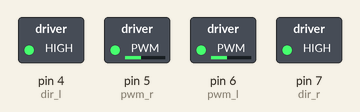
This sketch was run on a simulated Arduino Uno, built with avr-gcc and run on an emulated ATmega328P. Parts: switched loads named in the sketch (green lamp = pin HIGH).

Above: at 0.1 s.
Timing chart, 0 to 1.6 s (numbered marks = the images above):
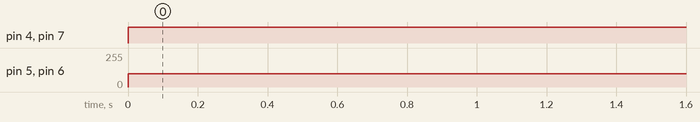

Measured:
- by itself, pin 4 (dir_l), pin 7 (dir_r): LOW → HIGH at 0.00 s
- by itself, pin 5 (pwm_r), pin 6 (pwm_l): 0/255 → 100/255 at 0.00 s

The sketch:

MotorTest.ino
```cpp
int dir_l = 4;
int dir_r = 7;
int pwm_l = 6;
int pwm_r = 5;

void setup() {
  // put your setup code here, to run once:
  pinMode(dir_l, OUTPUT);
  pinMode(dir_r, OUTPUT);
  pinMode(pwm_l, OUTPUT);
  pinMode(pwm_r, OUTPUT);
}

void loop() {
  // put your main code here, to run repeatedly:
  digitalWrite(dir_l, HIGH);
  digitalWrite(dir_r, HIGH);
  analogWrite(pwm_l, 100);
  analogWrite(pwm_r, 100);
}
```
